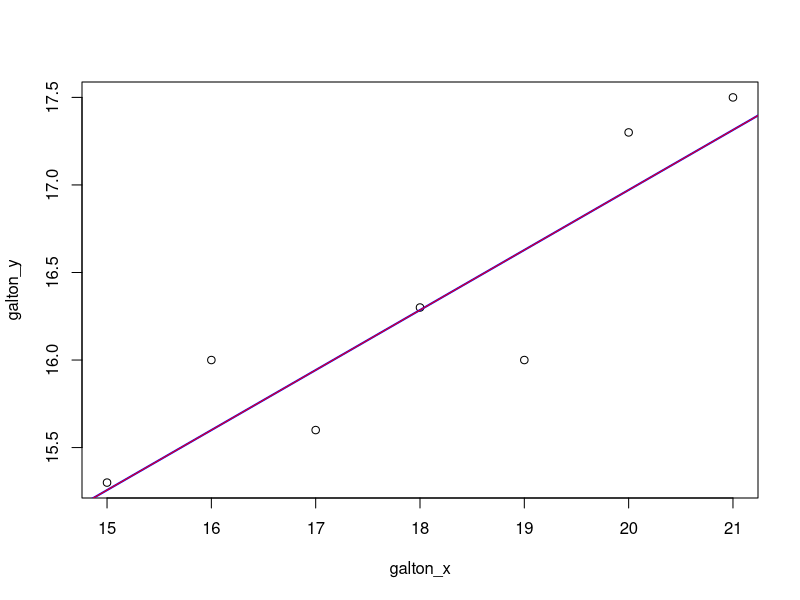

Generate this figure with R:
galton_x = 21:15
galton_y = c(17.5, 17.3, 16, 16.3, 15.6, 16, 15.3)

plot(galton_x, galton_y)
x_mean = mean(galton_x)
y_mean = mean(galton_y)
var_x = mean((galton_x - x_mean)^2)
cov_xy = mean((galton_x - x_mean)*(galton_y - y_mean))

a = cov_xy/var_x
b = y_mean - a*x_mean

abline(b, a, col="blue", lwd=2)

model = lm(galton_y~galton_x)
print(summary(model))
abline(model$coefficients[1], model$coefficients[2], col="red", lwd=1)

# moindres carrés
y_pred = a*galton_x + b
residus = galton_y - y_pred
sse = sum(residus^2)
n = length(galton_y)
cat("somme des carrés des erreurs = ", sse)